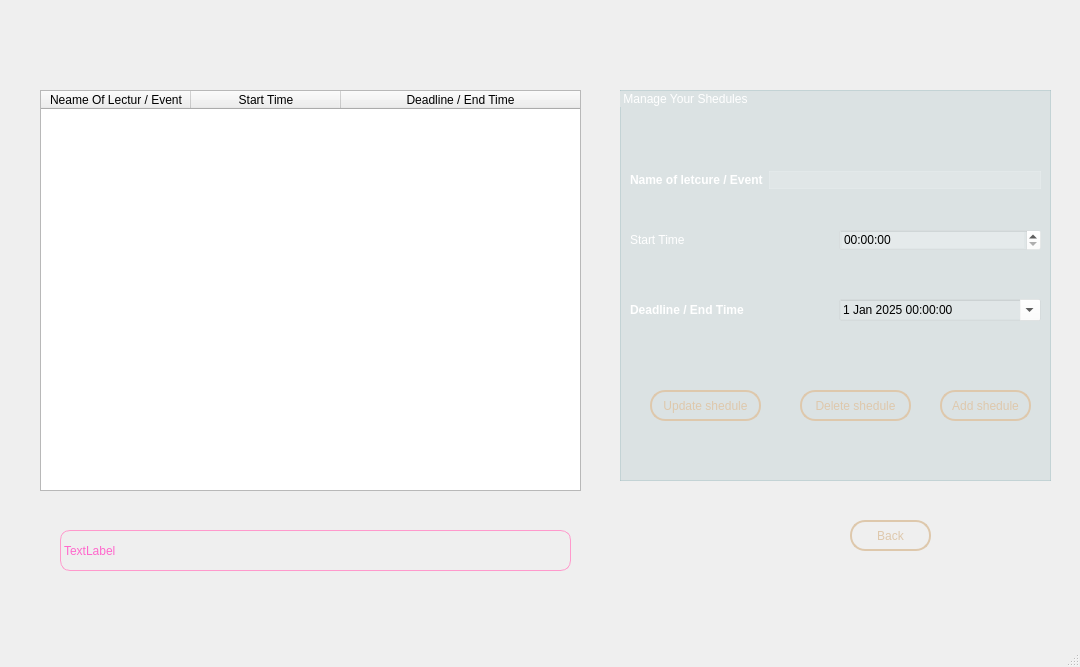
<?xml version="1.0" encoding="UTF-8"?>
<ui version="4.0">
 <class>shedulemaneger</class>
 <widget class="QMainWindow" name="shedulemaneger">
  <property name="geometry">
   <rect>
    <x>0</x>
    <y>0</y>
    <width>1080</width>
    <height>667</height>
   </rect>
  </property>
  <property name="windowTitle">
   <string>MainWindow</string>
  </property>
  <property name="styleSheet">
   <string notr="true"> #centralwidget{border-image: url(:/image/image/Background15.jpg) 0 0 0 0 stretch stretch;}
</string>
  </property>
  <widget class="QWidget" name="centralwidget">
   <widget class="QTableWidget" name="scheduleTable">
    <property name="geometry">
     <rect>
      <x>40</x>
      <y>90</y>
      <width>541</width>
      <height>401</height>
     </rect>
    </property>
    <property name="sizePolicy">
     <sizepolicy hsizetype="Expanding" vsizetype="Expanding">
      <horstretch>0</horstretch>
      <verstretch>0</verstretch>
     </sizepolicy>
    </property>
    <property name="styleSheet">
     <string notr="true">background: rgb(255, 255, 255);
border-radius: 16px;
border: 1px solid rgba(0, 0, 0, 1);

/* Styling for the headers */
QHeaderView::section {
    background-color: rgba(0, 0, 0, 0.77); /* Green background for headers */
    color: white; /* White text for headers */
    padding: 5px;
    border: 1px solid #ddd; /* Divider color */
    font-weight: bold;
    text-align: center;
	border-radius: 16px
}

/* Alternating row colors */
QTableWidget::item:!selected {
    /* From https://css.glass */
background: rgba(76, 0, 101, 0.45);
border-radius: 16px;
border: 1px solid rgba(76, 0, 101, 0.45);
}
QTableWidget::item:!selected:nth-child(even) {
    background-color: #f2f2f2; /* Light gray background for alternating rows */
}

/* Highlight selected rows */
QTableWidget::item:selected {
    background-color: #ffcc80; /* Orange background for selected rows */
    color: red; /* Black text for better contrast */
}

/* Hover effect for cells */
QTableWidget::item:hover {
    background-color: #ffeb99; /* Yellow background on hover */
    color: black; /* Black text on hover */
}

/* Vertical and horizontal scrollbars */
QScrollBar:vertical {
    background-color: #f2f2f2;
    width: 10px;
    border: none;
}
QScrollBar::handle:vertical {
    background-color: #4CAF50; /* Green scrollbar handle */
    border-radius: 5px;
    min-height: 20px;
}
QScrollBar::add-line:vertical, QScrollBar::sub-line:vertical {
    background: none; /* Remove buttons on scrollbars */
}

QScrollBar:horizontal {
    background-color: #f2f2f2;
    height: 10px;
    border: none;
}
QScrollBar::handle:horizontal {
    background-color: #4CAF50; /* Green scrollbar handle */
    border-radius: 5px;
    min-width: 20px;
}
QScrollBar::add-line:horizontal, QScrollBar::sub-line:horizontal {
    background: none;
}

/* Table corner button (top-left corner) */
QTableCornerButton::section {
    background-color: #4CAF50; /* Green corner background */
    border: 1px solid #ddd;
}

</string>
    </property>
    <property name="alternatingRowColors">
     <bool>false</bool>
    </property>
    <property name="verticalScrollMode">
     <enum>QAbstractItemView::ScrollMode::ScrollPerItem</enum>
    </property>
    <property name="columnCount">
     <number>3</number>
    </property>
    <attribute name="horizontalHeaderVisible">
     <bool>true</bool>
    </attribute>
    <attribute name="horizontalHeaderCascadingSectionResizes">
     <bool>true</bool>
    </attribute>
    <attribute name="horizontalHeaderMinimumSectionSize">
     <number>35</number>
    </attribute>
    <attribute name="horizontalHeaderDefaultSectionSize">
     <number>150</number>
    </attribute>
    <attribute name="horizontalHeaderHighlightSections">
     <bool>true</bool>
    </attribute>
    <attribute name="horizontalHeaderShowSortIndicator" stdset="0">
     <bool>false</bool>
    </attribute>
    <attribute name="horizontalHeaderStretchLastSection">
     <bool>true</bool>
    </attribute>
    <attribute name="verticalHeaderCascadingSectionResizes">
     <bool>true</bool>
    </attribute>
    <attribute name="verticalHeaderStretchLastSection">
     <bool>false</bool>
    </attribute>
    <column>
     <property name="text">
      <string>Neame Of Lectur / Event</string>
     </property>
     <property name="toolTip">
      <string/>
     </property>
     <property name="font">
      <font>
       <bold>false</bold>
       <strikeout>false</strikeout>
      </font>
     </property>
     <property name="textAlignment">
      <set>AlignHCenter|AlignBottom</set>
     </property>
    </column>
    <column>
     <property name="text">
      <string>Start Time</string>
     </property>
    </column>
    <column>
     <property name="text">
      <string>Deadline / End Time</string>
     </property>
    </column>
   </widget>
   <widget class="QLabel" name="lable">
    <property name="geometry">
     <rect>
      <x>60</x>
      <y>530</y>
      <width>511</width>
      <height>41</height>
     </rect>
    </property>
    <property name="styleSheet">
     <string notr="true">  border: 1px solid #ff99cc;
  border-radius: 10px;
color: #ff68cc;

</string>
    </property>
    <property name="text">
     <string>TextLabel</string>
    </property>
   </widget>
   <widget class="QGroupBox" name="groupBox">
    <property name="geometry">
     <rect>
      <x>620</x>
      <y>90</y>
      <width>431</width>
      <height>391</height>
     </rect>
    </property>
    <property name="styleSheet">
     <string notr="true">#groupBox{
color: rgb(255, 255, 255);
font: 900 16pt &quot;Segoe UI Black&quot;;
/* From https://css.glass */
background: rgba(138, 174, 181, 0.2);

border: 1px solid rgba(138, 174, 181, 0.3);
}</string>
    </property>
    <property name="title">
     <string>Manage Your Shedules</string>
    </property>
    <widget class="QPushButton" name="addButton">
     <property name="geometry">
      <rect>
       <x>320</x>
       <y>300</y>
       <width>91</width>
       <height>31</height>
      </rect>
     </property>
     <property name="styleSheet">
      <string notr="true">border: 2px solid #DEC8AC;
font: 700 10pt &quot;Segoe UI&quot;;
border-radius: 15px;
color: #DEC8AC;</string>
     </property>
     <property name="text">
      <string>Add shedule</string>
     </property>
    </widget>
    <widget class="QWidget" name="layoutWidget">
     <property name="geometry">
      <rect>
       <x>10</x>
       <y>70</y>
       <width>411</width>
       <height>41</height>
      </rect>
     </property>
     <layout class="QHBoxLayout" name="horizontalLayout">
      <item>
       <widget class="QLabel" name="label">
        <property name="text">
         <string>&lt;html&gt;&lt;head/&gt;&lt;body&gt;&lt;p&gt;&lt;span style=&quot; font-weight:700; color:#ffffff;&quot;&gt;Name of letcure / Event&lt;/span&gt;&lt;/p&gt;&lt;/body&gt;&lt;/html&gt;</string>
        </property>
       </widget>
      </item>
      <item>
       <widget class="QLineEdit" name="nameEdit">
        <property name="styleSheet">
         <string notr="true">background: rgba(255, 255, 255, 0.15);
border-radius: 16px;

border: 1px solid rgba(255, 255, 255, 0.11);</string>
        </property>
       </widget>
      </item>
     </layout>
    </widget>
    <widget class="QWidget" name="layoutWidget">
     <property name="geometry">
      <rect>
       <x>10</x>
       <y>130</y>
       <width>411</width>
       <height>41</height>
      </rect>
     </property>
     <layout class="QHBoxLayout" name="horizontalLayout_2">
      <item>
       <widget class="QLabel" name="label_2">
        <property name="text">
         <string>&lt;html&gt;&lt;head/&gt;&lt;body&gt;&lt;p&gt;&lt;span style=&quot; color:#ffffff;&quot;&gt;Start Time&lt;/span&gt;&lt;/p&gt;&lt;/body&gt;&lt;/html&gt;</string>
        </property>
       </widget>
      </item>
      <item>
       <widget class="QTimeEdit" name="timeEdit">
        <property name="styleSheet">
         <string notr="true">background: rgba(255, 255, 255, 0.15);

</string>
        </property>
        <property name="wrapping">
         <bool>false</bool>
        </property>
        <property name="dateTime">
         <datetime>
          <hour>0</hour>
          <minute>0</minute>
          <second>0</second>
          <year>2000</year>
          <month>1</month>
          <day>1</day>
         </datetime>
        </property>
        <property name="timeSpec">
         <enum>Qt::TimeSpec::LocalTime</enum>
        </property>
       </widget>
      </item>
     </layout>
    </widget>
    <widget class="QWidget" name="layoutWidget">
     <property name="geometry">
      <rect>
       <x>10</x>
       <y>200</y>
       <width>411</width>
       <height>41</height>
      </rect>
     </property>
     <layout class="QHBoxLayout" name="horizontalLayout_3">
      <item>
       <widget class="QLabel" name="label_3">
        <property name="text">
         <string>&lt;html&gt;&lt;head/&gt;&lt;body&gt;&lt;p&gt;&lt;span style=&quot; font-weight:700; color:#ffffff;&quot;&gt;Deadline / End Time&lt;/span&gt;&lt;/p&gt;&lt;/body&gt;&lt;/html&gt;</string>
        </property>
       </widget>
      </item>
      <item>
       <widget class="QDateTimeEdit" name="deadlineEdit">
        <property name="styleSheet">
         <string notr="true">background: rgba(255, 255, 255, 0.15);
</string>
        </property>
        <property name="locale">
         <locale language="English" country="UnitedStates"/>
        </property>
        <property name="date">
         <date>
          <year>2025</year>
          <month>1</month>
          <day>1</day>
         </date>
        </property>
        <property name="calendarPopup">
         <bool>true</bool>
        </property>
        <property name="currentSectionIndex">
         <number>0</number>
        </property>
        <property name="timeSpec">
         <enum>Qt::TimeSpec::LocalTime</enum>
        </property>
       </widget>
      </item>
     </layout>
    </widget>
    <widget class="QPushButton" name="deleteSheduleButton">
     <property name="geometry">
      <rect>
       <x>180</x>
       <y>300</y>
       <width>111</width>
       <height>31</height>
      </rect>
     </property>
     <property name="styleSheet">
      <string notr="true">border: 2px solid #DEC8AC;
font: 700 10pt &quot;Segoe UI&quot;;
border-radius: 15px;
color: #DEC8AC;</string>
     </property>
     <property name="text">
      <string>Delete shedule</string>
     </property>
    </widget>
    <widget class="QPushButton" name="deleteSheduleButton_2">
     <property name="geometry">
      <rect>
       <x>30</x>
       <y>300</y>
       <width>111</width>
       <height>31</height>
      </rect>
     </property>
     <property name="styleSheet">
      <string notr="true">border: 2px solid #DEC8AC;
font: 700 10pt &quot;Segoe UI&quot;;
border-radius: 15px;
color: #DEC8AC;</string>
     </property>
     <property name="text">
      <string>Update shedule</string>
     </property>
    </widget>
   </widget>
   <widget class="QPushButton" name="pushButton_backto">
    <property name="geometry">
     <rect>
      <x>850</x>
      <y>520</y>
      <width>81</width>
      <height>31</height>
     </rect>
    </property>
    <property name="contextMenuPolicy">
     <enum>Qt::ContextMenuPolicy::DefaultContextMenu</enum>
    </property>
    <property name="accessibleName">
     <string/>
    </property>
    <property name="styleSheet">
     <string notr="true">border: 2px solid #DEC8AC;
font: 700 10pt &quot;Segoe UI&quot;;
border-radius: 15px;
color: #DEC8AC;</string>
    </property>
    <property name="text">
     <string>Back</string>
    </property>
   </widget>
  </widget>
  <widget class="QMenuBar" name="menubar">
   <property name="geometry">
    <rect>
     <x>0</x>
     <y>0</y>
     <width>1080</width>
     <height>22</height>
    </rect>
   </property>
  </widget>
  <widget class="QStatusBar" name="statusbar"/>
 </widget>
 <resources/>
 <connections/>
</ui>
